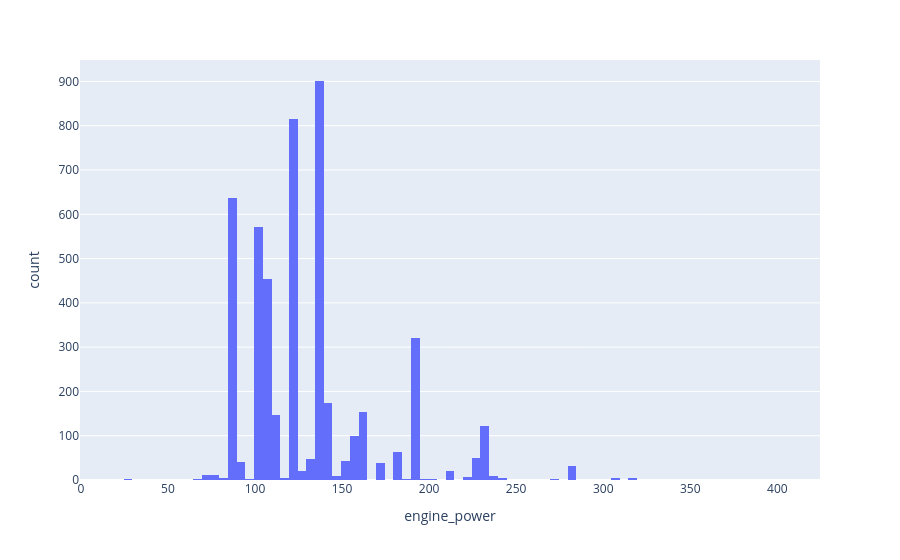

The notebook cell this image was saved under:
### Code cell
fig = px.histogram(
    data,
    x="engine_power"
)
fig.show()

### Figure 1 — Plotly figure (JSON) as saved in the notebook; plotly's stock layout.template omitted (floating-point values rounded to 4 significant figures; data arrays with more than 128 entries replaced by an {"elided": "..."} marker saying what was removed)
{"data": [{"bingroup": "x", "hovertemplate": "engine_power=%{x}<br>count=%{y}<extra></extra>", "legendgroup": "", "marker": {"color": "#636efa", "pattern": {"shape": ""}}, "name": "", "orientation": "v", "showlegend": false, "type": "histogram", "x": {"elided": "4843 int values"}, "xaxis": "x", "yaxis": "y"}], "layout": {"barmode": "relative", "legend": {"tracegroupgap": 0}, "margin": {"t": 60}, "xaxis": {"anchor": "y", "domain": [0, 1], "title": {"text": "engine_power"}}, "yaxis": {"anchor": "x", "domain": [0, 1], "title": {"text": "count"}}}}
